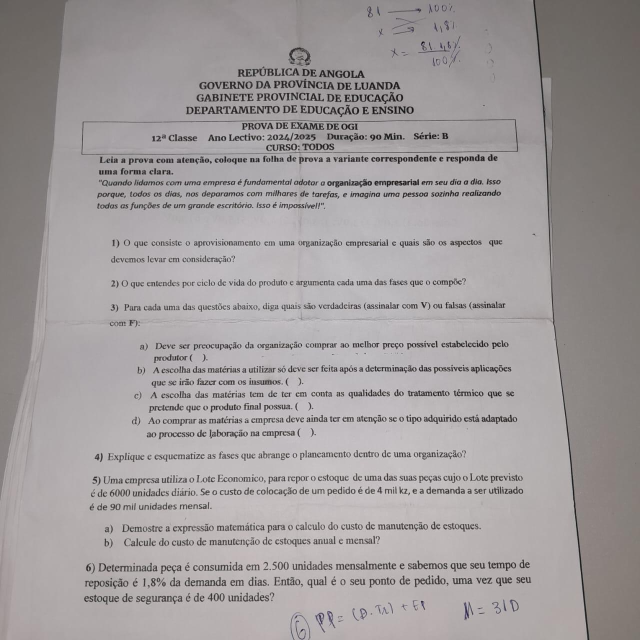
#> input picture services/ocr-service/tests/fixtures/ogi_12b.png, 1280 x 1280 px (shown at 1/2 size)
$ python -i preprocessing.py   (imports and definitions only)   (older library calls are emulated)
#> lines starting #> are read from the running program, lines starting #| are printed output that depends on the picture; after the words box and inside, x2 and y2 are one past the last pixel; in counts of white or black regions, pixels touching at a corner belong together
"""
Image Preprocessing Module for OCR Service

Provides utilities for image preprocessing to improve OCR accuracy:
- Sheet detection, perspective correction and cropping (#263)
- Deskewing (rotation correction)
- Shadow reduction (#263)
- Noise reduction
- Contrast enhancement
- Binarization
- Resolution normalization
- Legibility / quality assessment (#263)
"""

import io
import time
import hashlib
import warnings
from typing import Optional, Tuple, List
from dataclasses import dataclass

import cv2
import numpy as np
from PIL import Image

from app.config import settings


@dataclass
class PreprocessingResult:
    """Result of image preprocessing.

    ``image`` is what the OCR engine reads; the caller keeps its own reference to the
    original array (preprocessing never mutates it in place), which is how the original
    photo survives alongside this result (#263: "preservar a imagem original").
    """
    image: np.ndarray
    original_size: Tuple[int, int]
    processed_size: Tuple[int, int]
    rotation_angle: float
    image_hash: str
    preprocessing_applied: List[str]
    # #263: transformation metadata beyond rotation.
    sheet_cropped: bool = False
    shadow_reduced: bool = False
    # #263: quality/legibility. quality_score is the raw Laplacian-variance sharpness
    # reading (higher = sharper); is_legible is that score and the brightness checked
    # against the configured floors/ceiling; rejection_reason is set only when not legible.
    quality_score: float = 0.0
    is_legible: bool = True
    rejection_reason: Optional[str] = None
    # #263: "medir custo e tempo do processamento" - wall-clock cost of this pipeline alone,
    # separate from the OCR engine's own processing_time_ms (which includes this).
    duration_ms: float = 0.0


class ImagePreprocessor:
    """
    Image preprocessor for OCR optimization.

    Applies various preprocessing techniques to improve OCR accuracy:
    - Grayscale conversion
    - Noise reduction
    - Deskewing
    - Contrast enhancement
    - Binarization
    """

    def __init__(
        self,
        enable_deskew: bool = True,
        enable_denoise: bool = True,
        target_dpi: int = 300,
        min_confidence_threshold: float = 0.5,
        enable_sheet_detection: bool = True,
        enable_shadow_removal: bool = True,
        min_sharpness_score: float = 15.0,
        min_brightness_score: float = 20.0,
        max_brightness_score: float = 245.0,
    ):
        """
        Initialize the image preprocessor.

        Args:
            enable_deskew: Whether to apply deskewing
            enable_denoise: Whether to apply noise reduction
            target_dpi: Target DPI for resolution normalization
            min_confidence_threshold: Minimum confidence threshold
            enable_sheet_detection: Whether to detect the sheet's own edges, perspective-correct
                and crop to them (#263)
            enable_shadow_removal: Whether to divide out the page's own illumination (#263)
            min_sharpness_score: Laplacian-variance floor below which an image is flagged illegible
            min_brightness_score: mean-brightness floor below which an image is flagged too dark
            max_brightness_score: mean-brightness ceiling above which an image is flagged too bright
        """
        self.enable_deskew = enable_deskew
        self.enable_denoise = enable_denoise
        self.target_dpi = target_dpi
        self.min_confidence_threshold = min_confidence_threshold
        self.enable_sheet_detection = enable_sheet_detection
        self.enable_shadow_removal = enable_shadow_removal
        self.min_sharpness_score = min_sharpness_score
        self.min_brightness_score = min_brightness_score
        self.max_brightness_score = max_brightness_score

    def preprocess(
        self,
        image: np.ndarray,
        apply_binarization: bool = False,
    ) -> PreprocessingResult:
        """
        Apply full preprocessing pipeline to an image.

        Args:
            image: Input image as numpy array (BGR or grayscale)
            apply_binarization: Whether to apply adaptive binarization

        Returns:
            PreprocessingResult with processed image and metadata
        """
        started_at = time.perf_counter()
        preprocessing_applied = []
        original_size = (image.shape[1], image.shape[0])
        rotation_angle = 0.0
        sheet_cropped = False
        shadow_reduced = False

        # Calculate image hash for caching (of the original bytes, before any of the
        # transformations below - a photo retaken at a slightly different angle is a
        # different submission even if every pixel downstream ends up looking similar).
        image_hash = self._calculate_hash(image)

        working = image

        # #263: find the sheet's own edges and perspective-correct/crop to them before
        # anything else runs on pixels outside the page (a desk corner, a calculator).
        # Falls back to the full photo - untouched - when no convincing quadrilateral is
        # found, so a photo already cropped tight to the page is not damaged by a bad guess.
        if self.enable_sheet_detection:
            cropped, sheet_cropped = self._detect_and_crop_sheet(working)
            if sheet_cropped:
                working = cropped
                preprocessing_applied.append("sheet_detection_crop")

        # Convert to grayscale if needed
        if len(working.shape) == 3 and working.shape[2] == 3:
            gray = cv2.cvtColor(working, cv2.COLOR_BGR2GRAY)
            preprocessing_applied.append("grayscale_conversion")
        else:
            gray = working.copy()

        # #263: assess legibility on the image close to how the camera produced it - before
        # denoise/CLAHE can flatter a genuinely blurred or under/over-exposed photo.
        quality_score, is_legible, rejection_reason = self._assess_quality(gray)

        # #263: divide out the page's own illumination, so a shadow cast across half the
        # sheet does not read as darker ink there.
        if self.enable_shadow_removal:
            gray = self._reduce_shadows(gray)
            shadow_reduced = True
            preprocessing_applied.append("shadow_removal")

        # Apply noise reduction
        if self.enable_denoise:
            gray = self._denoise(gray)
            preprocessing_applied.append("denoise")

        # Apply deskewing
        if self.enable_deskew:
            gray, rotation_angle = self._deskew(gray)
            if abs(rotation_angle) > 0.1:
                preprocessing_applied.append(f"deskew_{rotation_angle:.2f}deg")

        # Apply contrast enhancement
        gray = self._enhance_contrast(gray)
        preprocessing_applied.append("contrast_enhancement")

        # Apply binarization if requested
        if apply_binarization:
            gray = self._binarize(gray)
            preprocessing_applied.append("binarization")

        # Convert back to BGR for PaddleOCR (expects color images)
        processed = cv2.cvtColor(gray, cv2.COLOR_GRAY2BGR)

        processed_size = (processed.shape[1], processed.shape[0])
        duration_ms = (time.perf_counter() - started_at) * 1000

        return PreprocessingResult(
            image=processed,
            original_size=original_size,
            processed_size=processed_size,
            rotation_angle=rotation_angle,
            image_hash=image_hash,
            preprocessing_applied=preprocessing_applied,
            sheet_cropped=sheet_cropped,
            shadow_reduced=shadow_reduced,
            quality_score=quality_score,
            is_legible=is_legible,
            rejection_reason=rejection_reason,
            duration_ms=duration_ms,
        )

    # [15 lines left out: function preprocess_for_ocr, not called in this run]

    def _denoise(self, image: np.ndarray) -> np.ndarray:
        """
        Apply noise reduction using non-local means denoising.

        Args:
            image: Grayscale input image

        Returns:
            Denoised image
        """
        # Use fastNlMeansDenoising for grayscale images
        # h=10 is a good balance between noise removal and detail preservation
        denoised = cv2.fastNlMeansDenoising(
            image,
            None,
            h=10,
            templateWindowSize=7,
            searchWindowSize=21,
        )
        return denoised

    def _detect_and_crop_sheet(self, image: np.ndarray) -> Tuple[np.ndarray, bool]:
        """
        Detect the exam sheet's own edges and perspective-correct/crop to them (#263).

        Looks for the largest four-sided, reasonably convex contour that still covers a
        meaningful share of the frame. A desk corner, a calculator placed on the sheet, or
        a photo already cropped tight to the page either fail to produce such a contour or
        produce one too close to the full frame to be worth warping - either way this backs
        off to the original image untouched, rather than risk cropping into real content.

        Args:
            image: Original color (or grayscale) input image

        Returns:
            Tuple of (cropped-and-warped image, whether a crop was actually applied)
        """
        height, width = image.shape[:2]
        frame_area = float(height * width)
        if frame_area <= 0:
            return image, False

        gray = cv2.cvtColor(image, cv2.COLOR_BGR2GRAY) if len(image.shape) == 3 else image
        blurred = cv2.GaussianBlur(gray, (5, 5), 0)
        edges = cv2.Canny(blurred, 50, 150)
        edges = cv2.dilate(edges, np.ones((5, 5), np.uint8), iterations=1)

        contours, _ = cv2.findContours(edges, cv2.RETR_LIST, cv2.CHAIN_APPROX_SIMPLE)
        if not contours:
            return image, False

        best_quad: Optional[np.ndarray] = None
        best_area = 0.0
        for contour in contours:
            area = cv2.contourArea(contour)
            # Below this share of the frame it is not "the sheet" - more likely a shadow
            # edge, a hole punch, or an object lying on the page.
            if area < frame_area * 0.2 or area <= best_area:
                continue
            perimeter = cv2.arcLength(contour, True)
            approx = cv2.approxPolyDP(contour, 0.02 * perimeter, True)
            if len(approx) == 4 and cv2.isContourConvex(approx):
                best_quad = approx.reshape(4, 2).astype(np.float32)
                best_area = area

        # A quadrilateral covering nearly the whole frame is the photo's own border, not a
        # sheet inside it - warping to it would do nothing useful and risks clipping edge text.
        if best_quad is None or best_area > frame_area * 0.97:
            return image, False

        ordered = self._order_quad_points(best_quad)
        (tl, tr, br, bl) = ordered
        warped_width = int(max(np.linalg.norm(tr - tl), np.linalg.norm(br - bl)))
        warped_height = int(max(np.linalg.norm(bl - tl), np.linalg.norm(br - tr)))
        if warped_width < 50 or warped_height < 50:
            return image, False

        destination = np.array([
            [0, 0],
            [warped_width - 1, 0],
            [warped_width - 1, warped_height - 1],
            [0, warped_height - 1],
        ], dtype=np.float32)
        matrix = cv2.getPerspectiveTransform(ordered, destination)
        warped = cv2.warpPerspective(image, matrix, (warped_width, warped_height))
        return warped, True

    # [16 lines left out: function _order_quad_points, not called in this run]

    def _reduce_shadows(self, image: np.ndarray) -> np.ndarray:
        """
        Divide out the page's own illumination, so a shadow across part of the sheet does
        not read as darker ink there (#263).

        Estimates the background (the paper itself, lit unevenly) with a large-kernel
        median blur - large enough to erase the thin strokes of text/ink but not the slow
        gradient of a shadow - then divides the image by that estimate and rescales. This is
        the standard "divide by a heavily blurred copy of itself" trick for scanned/photographed
        documents, and it is cheap enough to run on every page.

        Args:
            image: Grayscale input image

        Returns:
            Shadow-corrected grayscale image
        """
        # Kernel size tracks the image's own scale and must be odd for medianBlur.
        kernel = max(21, (min(image.shape[:2]) // 15) | 1)
        background = cv2.medianBlur(image, kernel)
        # Avoid a division by (near) zero on a fully black background patch.
        background = np.where(background == 0, 1, background)
        normalized = (image.astype(np.float32) / background.astype(np.float32)) * 255.0
        return np.clip(normalized, 0, 255).astype(np.uint8)

    def _assess_quality(self, image: np.ndarray) -> Tuple[float, bool, Optional[str]]:
        """
        Score legibility so an unreadable photo is flagged rather than silently OCR'd into
        nothing with no explanation (#263).

        Sharpness is the variance of the Laplacian - a focused photo has a lot of
        high-frequency edge content and a high variance; heavy blur (camera shake, a hand
        moving the sheet) flattens it. Brightness is the plain mean pixel value, which
        catches an under-lit room or a flash blowing the page out to near-white.

        Args:
            image: Grayscale input image, read as close to the camera's own output as
                possible (before denoise/contrast enhancement can mask a real problem)

        Returns:
            Tuple of (sharpness score, is legible, rejection reason or None)
        """
        sharpness = float(cv2.Laplacian(image, cv2.CV_64F).var())
        brightness = float(image.mean())

        # Brightness first: a page that is too dark or blown out has little to no edge
        # content either, so it would also read as "blurred" by the sharpness check below -
        # but that is a symptom of the exposure problem, not an independent focus one, and
        # the exposure reason is the more actionable (and correct) one to report.
        if brightness < self.min_brightness_score:
            return sharpness, False, "too_dark"
        if brightness > self.max_brightness_score:
            return sharpness, False, "too_bright"
        if sharpness < self.min_sharpness_score:
            return sharpness, False, "blurred"
        return sharpness, True, None

    def _deskew(self, image: np.ndarray) -> Tuple[np.ndarray, float]:
        """
        Detect and correct image skew.

        Uses Hough Line Transform to detect the dominant angle
        and rotates the image to correct it.

        Args:
            image: Grayscale input image

        Returns:
            Tuple of (deskewed image, rotation angle in degrees)
        """
        # Detect edges
        edges = cv2.Canny(image, 50, 150, apertureSize=3)

        # Detect lines using Hough Transform
        lines = cv2.HoughLinesP(
            edges,
            rho=1,
            theta=np.pi / 180,
            threshold=100,
            minLineLength=100,
            maxLineGap=10,
        )

        if lines is None:
            return image, 0.0

        # Calculate angles of detected lines
        angles = []
        for line in lines:
            x1, y1, x2, y2 = line[0]
            if x2 - x1 != 0:
                angle = np.degrees(np.arctan2(y2 - y1, x2 - x1))
                # Only consider small angles (likely text lines)
                if abs(angle) < 45:
                    angles.append(angle)

        if not angles:
            return image, 0.0

        # Use median angle to avoid outliers
        median_angle = np.median(angles)

        # Only correct if the angle is significant but not too large
        if abs(median_angle) < 0.5 or abs(median_angle) > 15:
            return image, 0.0

        # Rotate the image
        height, width = image.shape[:2]
        center = (width // 2, height // 2)
        rotation_matrix = cv2.getRotationMatrix2D(center, median_angle, 1.0)

        # Calculate new image bounds
        cos = np.abs(rotation_matrix[0, 0])
        sin = np.abs(rotation_matrix[0, 1])
        new_width = int((height * sin) + (width * cos))
        new_height = int((height * cos) + (width * sin))

        # Adjust the rotation matrix
        rotation_matrix[0, 2] += (new_width / 2) - center[0]
        rotation_matrix[1, 2] += (new_height / 2) - center[1]

        # Apply rotation
        rotated = cv2.warpAffine(
            image,
            rotation_matrix,
            (new_width, new_height),
            flags=cv2.INTER_LINEAR,
            borderMode=cv2.BORDER_REPLICATE,
        )

        return rotated, median_angle

    def _enhance_contrast(self, image: np.ndarray) -> np.ndarray:
        """
        Enhance image contrast using CLAHE.

        Contrast Limited Adaptive Histogram Equalization (CLAHE)
        improves local contrast while limiting noise amplification.

        Args:
            image: Grayscale input image

        Returns:
            Contrast-enhanced image
        """
        clahe = cv2.createCLAHE(clipLimit=2.0, tileGridSize=(8, 8))
        enhanced = clahe.apply(image)
        return enhanced

    # [22 lines left out: function _binarize, not called in this run]

    def _calculate_hash(self, image: np.ndarray) -> str:
        """
        Calculate SHA-256 hash of the image for caching.

        Args:
            image: Input image

        Returns:
            Hexadecimal hash string
        """
        image_bytes = image.tobytes()
        return hashlib.sha256(image_bytes).hexdigest()

    # [125 lines left out: functions resize_if_needed, load_image_from_bytes, load_image_from_pil, image_to_bytes, not called in this run]


# Default preprocessor instance
# [11 lines that did not run here, left out]

>>> import cv2
>>> picture = cv2.imread('../../tests/fixtures/ogi_12b.png')
#> picture is the input picture: shape (1280, 1280, 3); mean B, G, R 156.6, 156, 160.7
>>> result = ImagePreprocessor().preprocess(picture)
#> in _detect_and_crop_sheet, `edges = cv2.Canny(blurred, 50, 150)`:
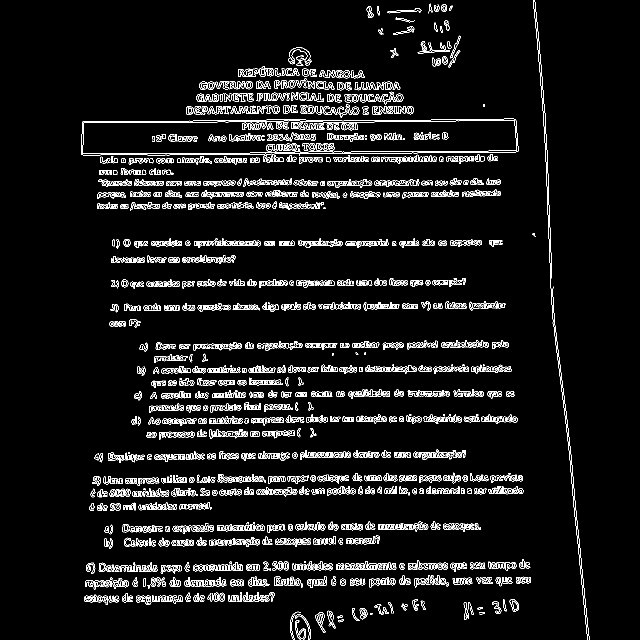
#> edges: shape (1280, 1280) (shown at 1/2 size); 5.6% white in thin lines or dots, all inside (x1, y1, x2, y2) = (162, 0, 1179, 1280)
#> in _detect_and_crop_sheet, `edges = cv2.dilate(edges, np.ones((5, 5), np.uint8), iterations=1)`:
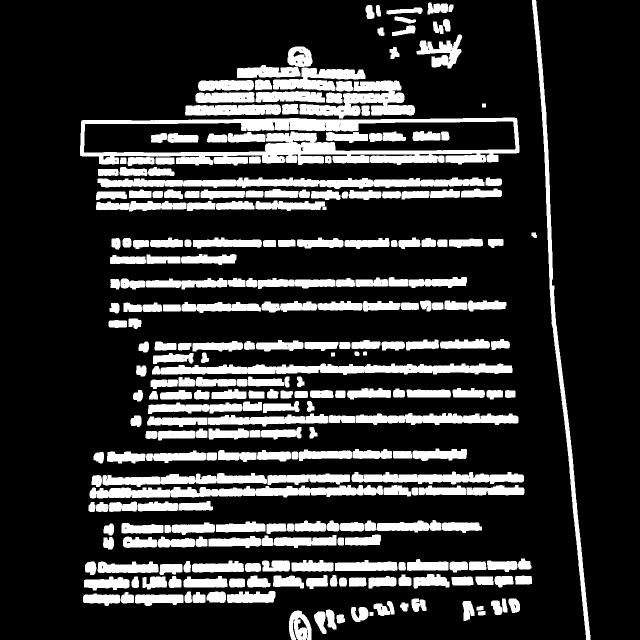
#> edges: shape (1280, 1280) (shown at 1/2 size); 20.1% white; 274 white regions
#> in _detect_and_crop_sheet, `contours, _ = cv2.findContours(edges, cv2.RETR_LIST, cv2.CHAIN_APPROX_..`: contours = 381 contours, 97 with area under 20; largest, box (x1, y1, x2, y2) and area: (160, 235, 1039, 331) 70650, (167, 242, 1032, 306) 41652, (304, 727, 1025, 750) 10266, (195, 355, 969, 378) 10160, (1064, 0, 1181, 1280) 9552
#> the loop in _detect_and_crop_sheet, `for contour in contours:` made 381 passes
#> area on passes 1, 2, 4: 22.5, 33, 242
#> in preprocess, `cropped, sheet_cropped = self._detect_and_crop_sheet(working)`: sheet_cropped = False
#> in _assess_quality, `sharpness = float(cv2.Laplacian(image, cv2.CV_64F).var())`: sharpness = 800.1
#> in _assess_quality, `brightness = float(image.mean())`: brightness = 157.4
#> in preprocess, `quality_score, is_legible, rejection_reason = self._assess_quality(gray)`: quality_score = 800.1; is_legible = True
#> in _reduce_shadows, `background = cv2.medianBlur(image, kernel)`:
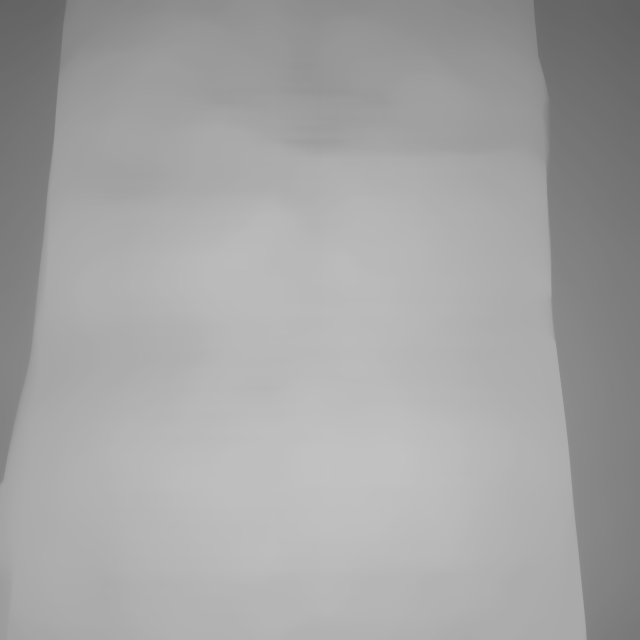
#> background: shape (1280, 1280) (shown at 1/2 size); min 96, max 194, mean 163.7
#> in _reduce_shadows, `normalized = (image.astype(np.float32) / background.astype(np.float32)..`:
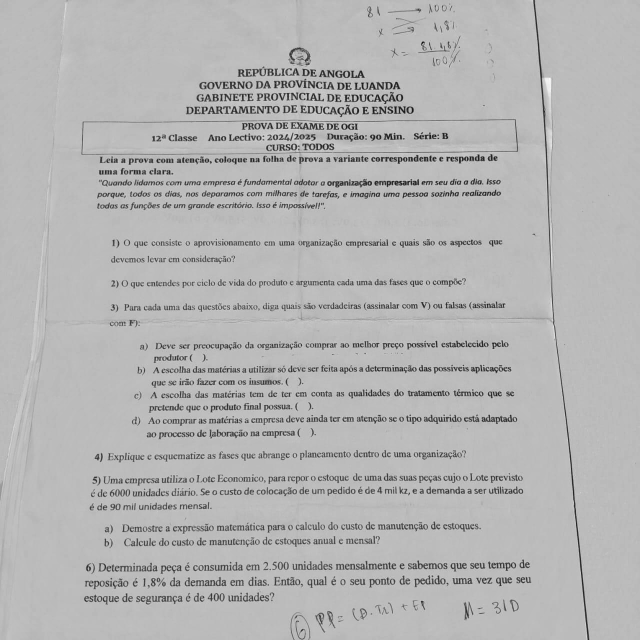
#> normalized: shape (1280, 1280) float32 (shown at 1/2 size); min 0, max 347.5, mean 245.8; drawn with min black and max white
#> (the rest of the program and of its run is left out)
